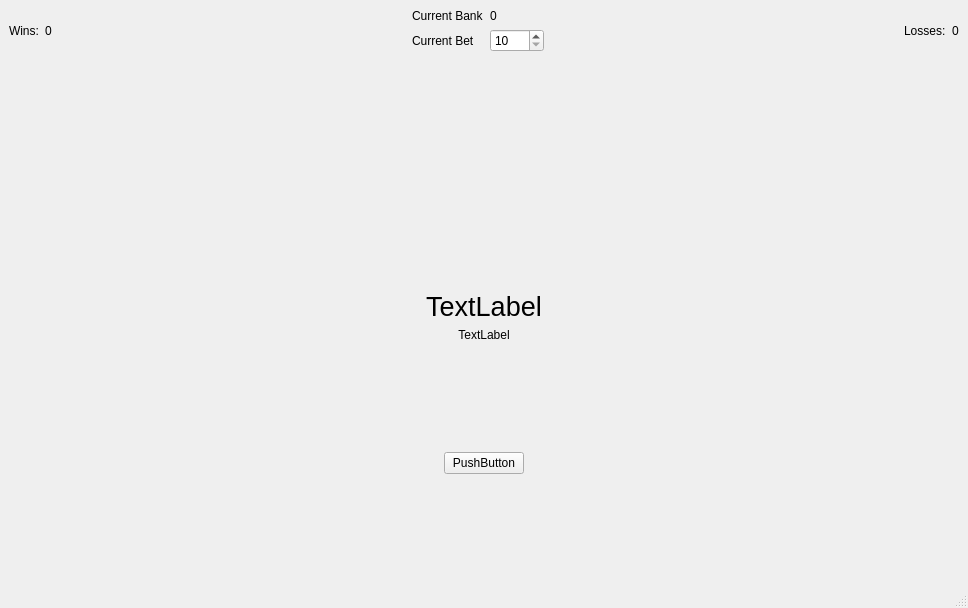
<?xml version="1.0" encoding="UTF-8"?>
<ui version="4.0">
 <class>CrapsMainWindow</class>
 <widget class="QMainWindow" name="CrapsMainWindow">
  <property name="geometry">
   <rect>
    <x>0</x>
    <y>0</y>
    <width>968</width>
    <height>608</height>
   </rect>
  </property>
  <property name="windowTitle">
   <string>MainWindow</string>
  </property>
  <widget class="QWidget" name="centralwidget">
   <layout class="QGridLayout" name="gridLayout_2">
    <item row="0" column="0">
     <layout class="QVBoxLayout" name="verticalLayout">
      <item>
       <layout class="QHBoxLayout" name="horizontalLayout_3">
        <item>
         <layout class="QHBoxLayout" name="horizontalLayout">
          <item>
           <widget class="QLabel" name="label">
            <property name="text">
             <string>Wins:</string>
            </property>
           </widget>
          </item>
          <item>
           <widget class="QLabel" name="winsCountUI">
            <property name="text">
             <string>0</string>
            </property>
           </widget>
          </item>
         </layout>
        </item>
        <item>
         <spacer name="horizontalSpacer">
          <property name="orientation">
           <enum>Qt::Horizontal</enum>
          </property>
          <property name="sizeHint" stdset="0">
           <size>
            <width>40</width>
            <height>20</height>
           </size>
          </property>
         </spacer>
        </item>
        <item>
         <layout class="QGridLayout" name="gridLayout">
          <item row="0" column="0">
           <widget class="QLabel" name="label_3">
            <property name="text">
             <string>Current Bank</string>
            </property>
           </widget>
          </item>
          <item row="0" column="1">
           <widget class="QLabel" name="currentBankValueUI">
            <property name="text">
             <string>0</string>
            </property>
           </widget>
          </item>
          <item row="1" column="0">
           <widget class="QLabel" name="label_4">
            <property name="text">
             <string>Current Bet</string>
            </property>
           </widget>
          </item>
          <item row="1" column="1">
           <widget class="QSpinBox" name="currentBetUI">
            <property name="minimum">
             <number>10</number>
            </property>
            <property name="maximum">
             <number>1000</number>
            </property>
            <property name="singleStep">
             <number>20</number>
            </property>
           </widget>
          </item>
         </layout>
        </item>
        <item>
         <spacer name="horizontalSpacer_2">
          <property name="orientation">
           <enum>Qt::Horizontal</enum>
          </property>
          <property name="sizeHint" stdset="0">
           <size>
            <width>40</width>
            <height>20</height>
           </size>
          </property>
         </spacer>
        </item>
        <item>
         <layout class="QHBoxLayout" name="horizontalLayout_2">
          <item>
           <widget class="QLabel" name="label_5">
            <property name="text">
             <string>Losses:</string>
            </property>
           </widget>
          </item>
          <item>
           <widget class="QLabel" name="lossesCountUI">
            <property name="text">
             <string>0</string>
            </property>
           </widget>
          </item>
         </layout>
        </item>
       </layout>
      </item>
      <item>
       <spacer name="verticalSpacer_4">
        <property name="orientation">
         <enum>Qt::Vertical</enum>
        </property>
        <property name="sizeHint" stdset="0">
         <size>
          <width>20</width>
          <height>40</height>
         </size>
        </property>
       </spacer>
      </item>
      <item>
       <layout class="QHBoxLayout" name="horizontalLayout_4">
        <item>
         <spacer name="horizontalSpacer_4">
          <property name="orientation">
           <enum>Qt::Horizontal</enum>
          </property>
          <property name="sizeHint" stdset="0">
           <size>
            <width>40</width>
            <height>20</height>
           </size>
          </property>
         </spacer>
        </item>
        <item>
         <widget class="QLabel" name="die1UI">
          <property name="text">
           <string/>
          </property>
          <property name="pixmap">
           <pixmap resource="crapsResources.qrc">:/dieImages/6</pixmap>
          </property>
         </widget>
        </item>
        <item>
         <spacer name="horizontalSpacer_3">
          <property name="orientation">
           <enum>Qt::Horizontal</enum>
          </property>
          <property name="sizeHint" stdset="0">
           <size>
            <width>40</width>
            <height>20</height>
           </size>
          </property>
         </spacer>
        </item>
        <item>
         <widget class="QLabel" name="die2UI">
          <property name="text">
           <string/>
          </property>
          <property name="pixmap">
           <pixmap resource="crapsResources.qrc">:/dieImages/5</pixmap>
          </property>
         </widget>
        </item>
        <item>
         <spacer name="horizontalSpacer_5">
          <property name="orientation">
           <enum>Qt::Horizontal</enum>
          </property>
          <property name="sizeHint" stdset="0">
           <size>
            <width>40</width>
            <height>20</height>
           </size>
          </property>
         </spacer>
        </item>
       </layout>
      </item>
      <item>
       <spacer name="verticalSpacer">
        <property name="orientation">
         <enum>Qt::Vertical</enum>
        </property>
        <property name="sizeHint" stdset="0">
         <size>
          <width>20</width>
          <height>40</height>
         </size>
        </property>
       </spacer>
      </item>
      <item>
       <layout class="QHBoxLayout" name="horizontalLayout_5">
        <item>
         <spacer name="horizontalSpacer_6">
          <property name="orientation">
           <enum>Qt::Horizontal</enum>
          </property>
          <property name="sizeHint" stdset="0">
           <size>
            <width>40</width>
            <height>20</height>
           </size>
          </property>
         </spacer>
        </item>
        <item>
         <widget class="QLabel" name="rollingForUI">
          <property name="font">
           <font>
            <pointsize>20</pointsize>
           </font>
          </property>
          <property name="text">
           <string>TextLabel</string>
          </property>
          <property name="alignment">
           <set>Qt::AlignCenter</set>
          </property>
         </widget>
        </item>
        <item>
         <spacer name="horizontalSpacer_7">
          <property name="orientation">
           <enum>Qt::Horizontal</enum>
          </property>
          <property name="sizeHint" stdset="0">
           <size>
            <width>40</width>
            <height>20</height>
           </size>
          </property>
         </spacer>
        </item>
       </layout>
      </item>
      <item>
       <widget class="QLabel" name="ststusUI">
        <property name="text">
         <string>TextLabel</string>
        </property>
        <property name="alignment">
         <set>Qt::AlignCenter</set>
        </property>
       </widget>
      </item>
      <item>
       <spacer name="verticalSpacer_3">
        <property name="orientation">
         <enum>Qt::Vertical</enum>
        </property>
        <property name="sizeHint" stdset="0">
         <size>
          <width>20</width>
          <height>40</height>
         </size>
        </property>
       </spacer>
      </item>
      <item>
       <layout class="QHBoxLayout" name="horizontalLayout_6">
        <item>
         <spacer name="horizontalSpacer_8">
          <property name="orientation">
           <enum>Qt::Horizontal</enum>
          </property>
          <property name="sizeHint" stdset="0">
           <size>
            <width>40</width>
            <height>20</height>
           </size>
          </property>
         </spacer>
        </item>
        <item>
         <widget class="QPushButton" name="rollButton">
          <property name="text">
           <string>PushButton</string>
          </property>
         </widget>
        </item>
        <item>
         <spacer name="horizontalSpacer_9">
          <property name="orientation">
           <enum>Qt::Horizontal</enum>
          </property>
          <property name="sizeHint" stdset="0">
           <size>
            <width>40</width>
            <height>20</height>
           </size>
          </property>
         </spacer>
        </item>
       </layout>
      </item>
      <item>
       <spacer name="verticalSpacer_2">
        <property name="orientation">
         <enum>Qt::Vertical</enum>
        </property>
        <property name="sizeHint" stdset="0">
         <size>
          <width>20</width>
          <height>40</height>
         </size>
        </property>
       </spacer>
      </item>
     </layout>
    </item>
   </layout>
  </widget>
  <widget class="QMenuBar" name="menubar">
   <property name="geometry">
    <rect>
     <x>0</x>
     <y>0</y>
     <width>968</width>
     <height>25</height>
    </rect>
   </property>
  </widget>
  <widget class="QStatusBar" name="statusbar"/>
 </widget>
 <resources>
  <include location="crapsResources.qrc"/>
 </resources>
 <connections/>
</ui>
